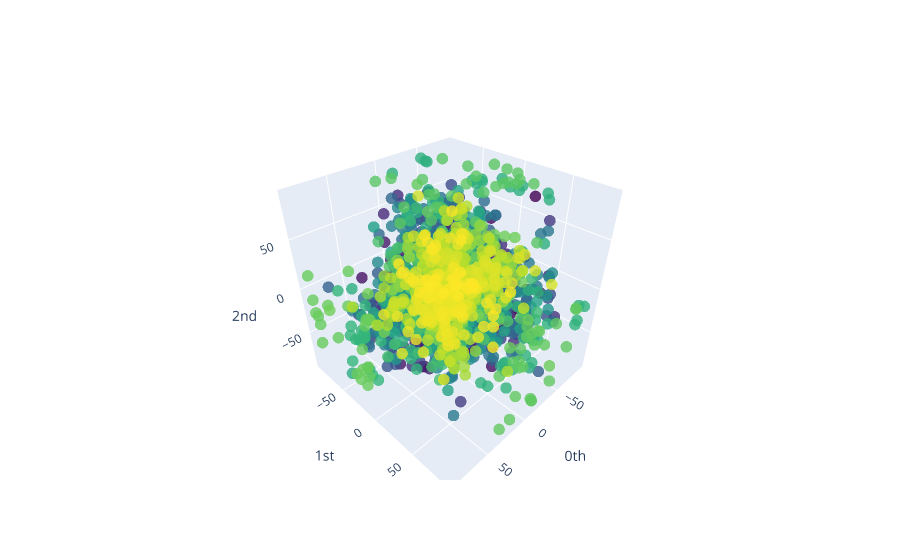

The notebook cell this image was saved under:
### Markdown cell above
## Embeddings

### Code cell
embedding_dimension_periodic = 3
embedding_time_delay_periodic = 33

embedder = SingleTakensEmbedding(
    parameters_type="fixed",
    time_delay=embedding_time_delay_periodic,
    dimension=embedding_dimension_periodic,
    stride=1 # Иначе слишком много значений, и вычисления не произвести
)
anglez_point_cloud = embedder.fit_transform(anglez_series)
plot_point_cloud(anglez_point_cloud).show()

### Figure 1 — Plotly figure (JSON) as saved in the notebook; plotly's stock layout.template omitted (floating-point values rounded to 4 significant figures; data arrays with more than 128 entries replaced by an {"elided": "..."} marker saying what was removed)
{"data": [{"marker": {"color": {"elided": "2670 int values"}, "colorscale": [[0, "#440154"], [0.1111, "#482878"], [0.2222, "#3e4989"], [0.3333, "#31688e"], [0.4444, "#26828e"], [0.5556, "#1f9e89"], [0.6667, "#35b779"], [0.7778, "#6ece58"], [0.8889, "#b5de2b"], [1, "#fde725"]], "opacity": 0.8, "size": 4}, "mode": "markers", "type": "scatter3d", "x": {"elided": "2670 float values"}, "y": {"elided": "2670 float values"}, "z": {"elided": "2670 float values"}}], "layout": {"scene": {"xaxis": {"exponentformat": "e", "showexponent": "all", "title": {"text": "0th"}, "type": "linear"}, "yaxis": {"exponentformat": "e", "showexponent": "all", "title": {"text": "1st"}, "type": "linear"}, "zaxis": {"exponentformat": "e", "showexponent": "all", "title": {"text": "2nd"}, "type": "linear"}}}}
